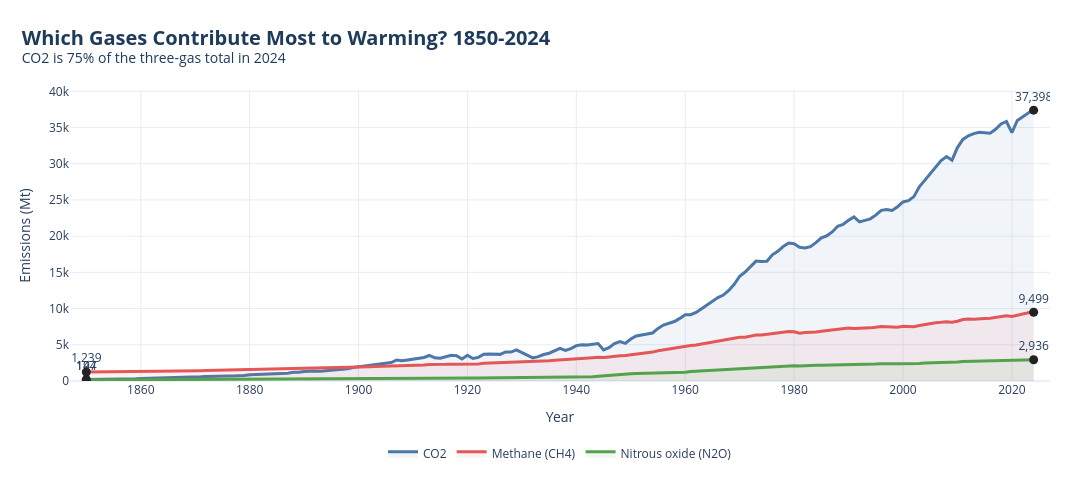

Source (notebook cell):
### Markdown cell above
### Q1. Which gases contribute most to warming?

### Code cell
gases = {
    "co2_mt":        ("CO2",                 "#4C78A8"),
    "methane":       ("Methane (CH4)",       "#E45756"),
    "nitrous_oxide": ("Nitrous oxide (N2O)", "#54A24B"),
}

# Global total per gas per year (only years where all gases exist)
g = df.groupby("year")[list(gases)].sum(min_count=1).dropna()
y0, y1 = int(g.index.min()), int(g.index.max())

share_end = g.loc[y1] / g.loc[y1].sum() * 100
top_gas = gases[share_end.idxmax()][0]
subtitle = f"{top_gas} is {share_end.max():.0f}% of the three-gas total in {y1}"

# ---- graph ----
fig = go.Figure()
for key, (name, color) in gases.items():
    fig.add_trace(go.Scatter(
        x=g.index, y=g[key], name=name, mode="lines",
        line=dict(color=color, width=3), fill="tozeroy", fillcolor=rgba(color),
        hovertemplate="%{x}: %{y:,.0f} Mt<extra>" + name + "</extra>",
    ))
    pts = g.loc[[y0, y1], key]
    fig.add_trace(go.Scatter(
        x=pts.index, y=pts.values, mode="markers+text",
        marker=dict(color="#222", size=9), text=[f"{v:,.0f}" for v in pts.values],
        textposition="top center", showlegend=False, hoverinfo="skip",
    ))
style(fig, f"Which Gases Contribute Most to Warming? {y0}-{y1}", subtitle, xt="Year", yt="Emissions (Mt)")
fig.update_xaxes(range=[y0 - 3, y1 + 3])
fig.update_yaxes(rangemode="tozero")
fig.update_layout(hovermode="x unified")
fig.show()

print(f"Share of three-gas total in {y1}:")
print(share_end.rename({k: v[0] for k, v in gases.items()}).round(1).astype(str) + " %")

# ---- summary ----
rank = share_end.sort_values(ascending=False)
nm = [gases[k][0] for k in rank.index]
summary = (
    f"{nm[0]} is the largest contributor to warming. In {y1} it accounts for about {rank.iloc[0]:.1f}% of the "
    f"combined three-gas total (CO2, methane and nitrous oxide). {nm[1]} is second at {rank.iloc[1]:.1f}%, and "
    f"{nm[2]} is third at {rank.iloc[2]:.1f}%. Together, the two non-CO2 gases contribute about "
    f"{100 - share_end['co2_mt']:.0f}% of the total, so cutting CO2 matters most, but methane is the second lever. "
    f"These shares assume the methane and N2O columns are already in CO2-equivalent using the dataset's GWP100 factors."
)
print(summary)
save_report(TOPIC, "q1", "Which gases contribute most to warming?", fig, summary)

### Figure 1 — Plotly figure (JSON) as saved in the notebook; plotly's stock layout.template omitted (floating-point values rounded to 4 significant figures; data arrays with more than 128 entries replaced by an {"elided": "..."} marker saying what was removed)
{"data": [{"fill": "tozeroy", "fillcolor": "rgba(76,120,168,0.08)", "hovertemplate": "%{x}: %{y:,.0f} Mt<extra>CO2</extra>", "line": {"color": "#4C78A8", "width": 3}, "mode": "lines", "name": "CO2", "type": "scatter", "x": {"elided": "175 int values"}, "y": {"elided": "175 float values"}}, {"hoverinfo": "skip", "marker": {"color": "#222", "size": 9}, "mode": "markers+text", "showlegend": false, "text": ["197", "37,398"], "textposition": "top center", "type": "scatter", "x": [1850, 2024], "y": [196.8, 37400.0]}, {"fill": "tozeroy", "fillcolor": "rgba(228,87,86,0.08)", "hovertemplate": "%{x}: %{y:,.0f} Mt<extra>Methane (CH4)</extra>", "line": {"color": "#E45756", "width": 3}, "mode": "lines", "name": "Methane (CH4)", "type": "scatter", "x": {"elided": "175 int values"}, "y": {"elided": "175 float values"}}, {"hoverinfo": "skip", "marker": {"color": "#222", "size": 9}, "mode": "markers+text", "showlegend": false, "text": ["1,239", "9,499"], "textposition": "top center", "type": "scatter", "x": [1850, 2024], "y": [1239.0, 9499.0]}, {"fill": "tozeroy", "fillcolor": "rgba(84,162,75,0.08)", "hovertemplate": "%{x}: %{y:,.0f} Mt<extra>Nitrous oxide (N2O)</extra>", "line": {"color": "#54A24B", "width": 3}, "mode": "lines", "name": "Nitrous oxide (N2O)", "type": "scatter", "x": {"elided": "175 int values"}, "y": {"elided": "175 float values"}}, {"hoverinfo": "skip", "marker": {"color": "#222", "size": 9}, "mode": "markers+text", "showlegend": false, "text": ["144", "2,936"], "textposition": "top center", "type": "scatter", "x": [1850, 2024], "y": [143.7, 2936.0]}], "layout": {"height": 480, "hovermode": "x unified", "legend": {"orientation": "h", "title": {"text": ""}, "x": 0.5, "xanchor": "center", "y": -0.2}, "margin": {"b": 90, "l": 70, "r": 40, "t": 90}, "showlegend": true, "title": {"font": {"color": "#1f3b5c", "size": 20}, "text": "<b>Which Gases Contribute Most to Warming? 1850-2024</b><br><sup>CO2 is 75% of the three-gas total in 2024</sup>", "x": 0.02, "xanchor": "left"}, "width": 1090, "xaxis": {"gridcolor": "#e8ecf3", "range": [1847, 2027], "title": {"text": "Year"}}, "yaxis": {"gridcolor": "#e8ecf3", "rangemode": "tozero", "title": {"text": "Emissions (Mt)"}}}}
